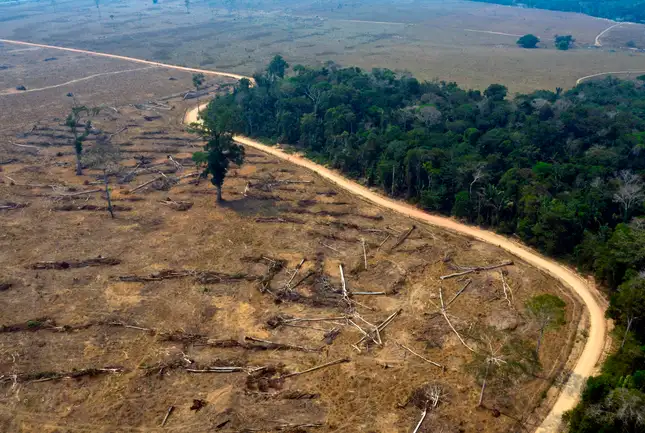
//> input picture computerVision/images/veg2.jpg, 645 x 433 px
$ ./harrisCorner   (built with g++ and OpenCV 4)
//> lines starting //> are read from the running program, lines starting //| are printed output that depends on the picture; after the words box and inside, x2 and y2 are one past the last pixel; in counts of white or black regions, pixels touching at a corner belong together
#include <opencv4/opencv2/opencv.hpp>
#include <iostream>

using namespace cv;
using namespace std;

// [45 lines left out: function harrisCornerDetector, not called in this run]

void shiTomassiCornerDetector() {
    Mat image, gray;
    Mat output, output_norm, output_norm_scaled;

    // Loading the ACTUAL image
    image = imread("./images/veg2.jpg", IMREAD_COLOR);
//> image is the input picture: 433 rows x 645 cols, CV_8UC3; mean B, G, R 81.8, 94.9, 102

    // Edge cases
    if(image.empty()) {
        cout << "Error loading image" << endl;
    }
    cv::imshow("Original image", image);

    // Converting the color image into grayscale
    // COLOR_BGR2GRAY is inisde the cv class namespace
    cvtColor(image, gray, cv::COLOR_BGR2GRAY);
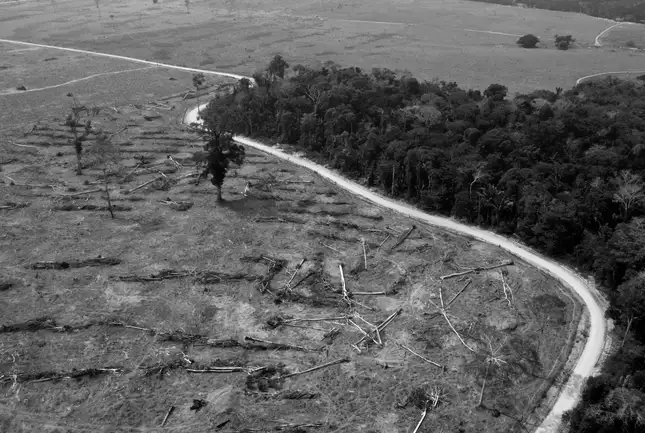
//> gray: 433 rows x 645 cols, CV_8UC1; min 0, max 254, mean 95.5

    // Detecting corners
    vector<Point2f> corners;
    goodFeaturesToTrack(
        gray,
        corners,
        100,     // Max number of corners to detect
        0.01,
        10,
        Mat(),
        3,
        false,
        0.04
    );
//> corners = 100 Points (x, y), first 12: [345, 295], [206, 130], [249, 86], [424, 411], [190, 362], [197, 119], [246, 338], [233, 137], [375, 330], [114, 370], [490, 361], [499, 245]

    // Drawing a circle around corners
    for (int i = 0; i <corners.size(); i++) {
        circle(image, corners[i], 4, Scalar(0, 255, 0), 2, 8, 0);
    }
//> this loop made 100 passes
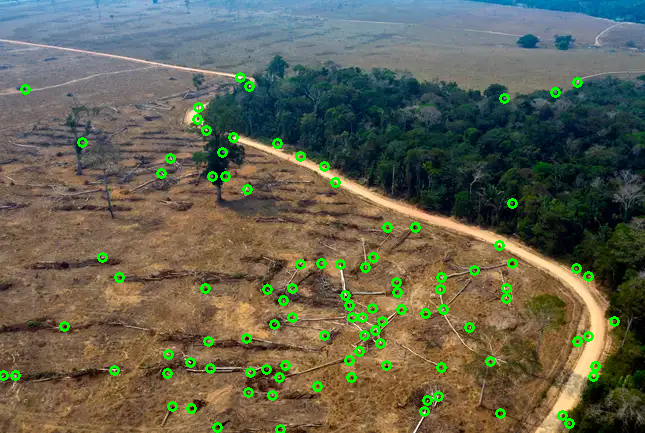
//> image: 433 rows x 645 cols, CV_8UC3; 2.42% of pixels changed, all inside (x1, y1, x2, y2) = (0, 72, 620, 433)

    // Display
    cv:resize(image, image, cv::Size(), 1.5, 1.5);
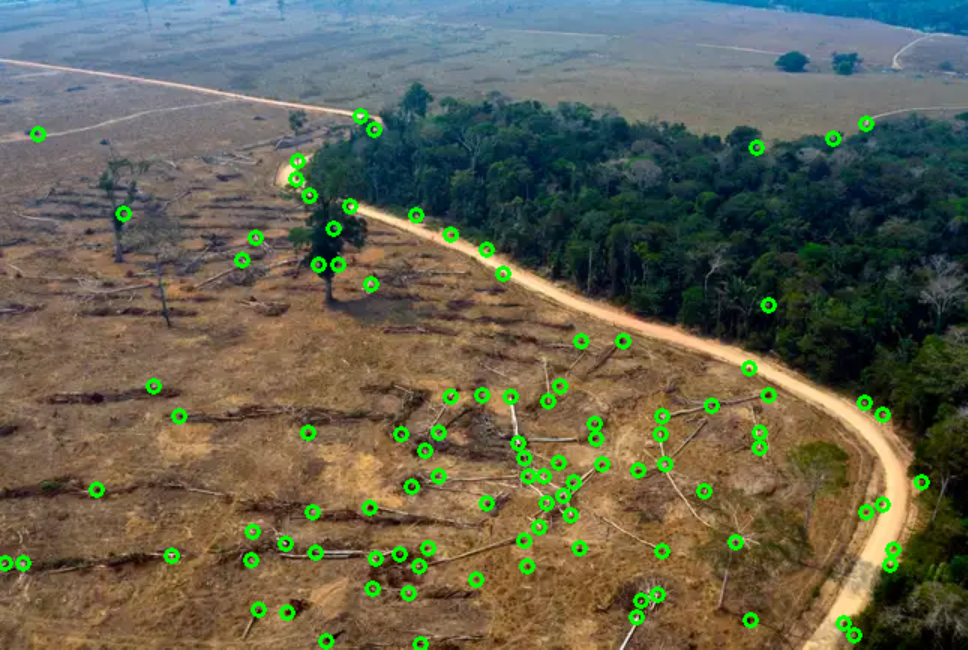
//> image: 650 rows x 968 cols, CV_8UC3; mean B, G, R 79.9, 98.6, 99
    cv::imshow("Output Shi-Tomasi", image);
    cv::waitKey();
}


int main() {
    // harrisCornerDetector();
    shiTomassiCornerDetector();

    return 0;
}

$ run again, with computerVision/images/sample.jpg copied over computerVision/images/veg2.jpg
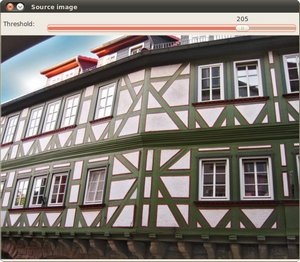
//> input picture computerVision/images/sample.jpg, 300 x 262 px
//> in shiTomassiCornerDetector, image is the input picture: 262 rows x 300 cols, CV_8UC3; mean B, G, R 114.5, 120.4, 127.4
//> corners = 100 Points (x, y), first 12: [288, 63], [248, 96], [95, 118], [216, 195], [238, 81], [208, 89], [259, 95], [38, 191], [48, 205], [12, 207], [58, 201], [84, 203]
//> the loop in shiTomassiCornerDetector, `for (int i = 0; i <corners.size(); i++)` made 100 passes
//> after the loop in shiTomassiCornerDetector, `for (int i = 0; i <corners.size(); i++)`:
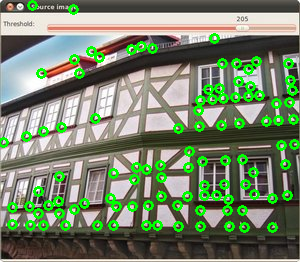
//> image: 262 rows x 300 cols, CV_8UC3; 8.63% of pixels changed, all inside (x1, y1, x2, y2) = (0, 0, 300, 233)
//> in shiTomassiCornerDetector, `cv:resize(image, image, cv::Size(), 1.5, 1.5);`:
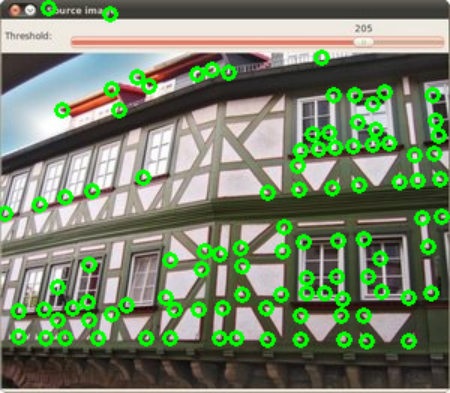
//> image: 393 rows x 450 cols, CV_8UC3; mean B, G, R 105.4, 132.8, 117
